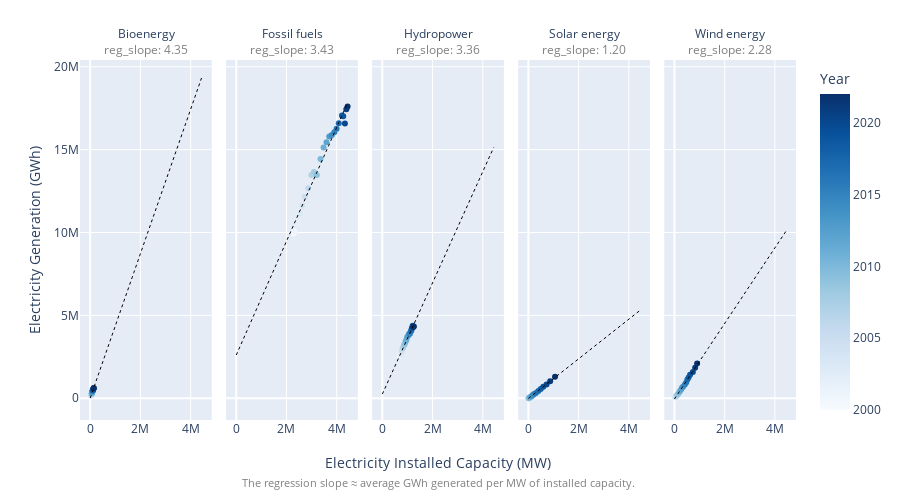

Notebook source saved alongside this figure:
### Markdown cell above
Fossil fuels have consistently dominated global electricity generation, contributing the largest share throughout the period for both installation & generation. We see rapid growth in the share of solar and wind energy technologies after 2010 reflecting aggressive global investment in those renewable technologies compared to Hydropower & bioenergy. 

However,the growth in renewable capacity is faster than the growth in renewable generation.

### Code cell
# Scatter Plot: Installed Capacity vs. Generation with Year-based Gradient
fig = px.scatter(world_energy, 
                 x='Electricity Installed Capacity', 
                 y='Electricity Generation', 
                 color='Year', 
                 color_continuous_scale='Blues',
                 facet_col='Technology', 
                 hover_data=['Year'],
                 width=900,
                 height=500)

# compute regression slopes for each tech
regression = {}   # {tech: (slope, intercept)}
for tech in world_energy['Technology'].unique():
    df_tech = world_energy[world_energy['Technology'] == tech]
    x = df_tech['Electricity Installed Capacity']
    y = df_tech['Electricity Generation']
    slope, intercept = np.polyfit(x, y, 1)
    regression[tech] = (slope, intercept)

# calculate global min & max for plotting line across this span
global_min = world_energy['Electricity Installed Capacity'].min()
global_max = world_energy['Electricity Installed Capacity'].max()


# add regression lines
for tech in world_energy['Technology'].unique():
    slope, intercept = regression[tech]
    df_tech = world_energy[world_energy['Technology'] == tech]

    # x_range = np.linspace(df_tech['Electricity Installed Capacity'].min(),
    #                       df_tech['Electricity Installed Capacity'].max(), 100)
    x_range = np.linspace(global_min, global_max, 200)
    y_pred = slope * x_range + intercept

    fig.add_trace(
        go.Scatter(
            x=x_range,
            y=y_pred,
            mode='lines',
            line=dict(color='black', dash='dot', width=1),
            showlegend=False
        ),
        row=1,
        col=world_energy['Technology'].unique().tolist().index(tech) + 1
    )

for ann in fig.layout.annotations:
    if "Technology=" in ann.text:
        tech = ann.text.split("=")[1].strip() # shorten each tech title to fit on plot
        slope, _ = regression[tech]

        ann.text = (
            f"{tech}"
            f"<br><span style='font-size:12px; color:gray'>reg_slope: {slope:.2f}</span>"
        )


# remove auto axis titles
fig.update_xaxes(title_text=None)
fig.update_yaxes(title_text=None)

# add super labels
fig.add_annotation(
    text="Electricity Installed Capacity (MW)",
    xref="paper", yref="paper",
    x=0.5, y=-0.15,
    showarrow=False,
    font=dict(size=14)
)
fig.add_annotation(
    text="Electricity Generation (GWh)",
    xref="paper", yref="paper",
    x=-0.08, y=0.5,   # adjust x for left margin
    showarrow=False,
    textangle=-90,    # rotate text vertically
    font=dict(size=14)
)

fig.add_annotation(
    text="The regression slope ≈ average GWh generated per MW of installed capacity.",
    xref="paper", yref="paper",
    x=0.5, y=-0.2,        # lower than the x‑axis label
    showarrow=False,
    font=dict(size=11, color="gray"),
    align="center"
)

# fig.update_layout(margin=dict(l=80, r=20, t=50, b=80))
fig.show()

### Figure 1 — Plotly figure (JSON) as saved in the notebook; plotly's stock layout.template omitted (floating-point values rounded to 4 significant figures; data arrays with more than 128 entries replaced by an {"elided": "..."} marker saying what was removed)
{"data": [{"customdata": [[2000], [2001], [2002], [2003], [2004], [2005], [2006], [2007], [2008], [2009], [2010], [2011], [2012], [2013], [2014], [2015], [2016], [2017], [2018], [2019], [2020], [2021], [2022]], "hovertemplate": "Technology=Bioenergy<br>Electricity Installed Capacity=%{x}<br>Electricity Generation=%{y}<br>Year=%{marker.color}<extra></extra>", "legendgroup": "", "marker": {"color": [2000, 2001, 2002, 2003, 2004, 2005, 2006, 2007, 2008, 2009, 2010, 2011, 2012, 2013, 2014, 2015, 2016, 2017, 2018, 2019, 2020, 2021, 2022], "coloraxis": "coloraxis", "symbol": "circle"}, "mode": "markers", "name": "", "orientation": "v", "showlegend": false, "type": "scatter", "x": [29860.0, 33660.0, 35560.0, 38360.0, 40730.0, 45490.0, 49750.0, 52850.0, 56360.0, 64050.0, 68310.0, 74550.0, 78540.0, 85350.0, 90000.0, 95600.0, 104000.0, 109900.0, 117000.0, 122900.0, 130900.0, 137300.0, 143200.0], "xaxis": "x", "y": [146300.0, 146300.0, 160000.0, 172200.0, 187800.0, 209000.0, 221700.0, 244800.0, 263000.0, 281200.0, 316700.0, 334600.0, 370000.0, 396600.0, 428100.0, 455100.0, 469800.0, 492000.0, 515800.0, 545200.0, 568600.0, 609500.0, 618900.0], "yaxis": "y"}, {"customdata": [[2000], [2001], [2002], [2003], [2004], [2005], [2006], [2007], [2008], [2009], [2010], [2011], [2012], [2013], [2014], [2015], [2016], [2017], [2018], [2019], [2020], [2021], [2022]], "hovertemplate": "Technology=Fossil fuels<br>Electricity Installed Capacity=%{x}<br>Electricity Generation=%{y}<br>Year=%{marker.color}<extra></extra>", "legendgroup": "", "marker": {"color": [2000, 2001, 2002, 2003, 2004, 2005, 2006, 2007, 2008, 2009, 2010, 2011, 2012, 2013, 2014, 2015, 2016, 2017, 2018, 2019, 2020, 2021, 2022], "coloraxis": "coloraxis", "symbol": "circle"}, "mode": "markers", "name": "", "orientation": "v", "showlegend": false, "type": "scatter", "x": [2290000.0, 2313000.0, 2434000.0, 2555000.0, 2635000.0, 2733000.0, 2867000.0, 2992000.0, 3094000.0, 3209000.0, 3354000.0, 3477000.0, 3594000.0, 3704000.0, 3806000.0, 3906000.0, 3995000.0, 4084000.0, 4208000.0, 4260000.0, 4327000.0, 4384000.0, 4434000.0], "xaxis": "x2", "y": [9957000.0, 10070000.0, 10550000.0, 11130000.0, 11610000.0, 12150000.0, 12670000.0, 13470000.0, 13650000.0, 13460000.0, 14440000.0, 15120000.0, 15450000.0, 15800000.0, 15880000.0, 16040000.0, 16260000.0, 16590000.0, 17060000.0, 17010000.0, 16570000.0, 17440000.0, 17600000.0], "yaxis": "y2"}, {"customdata": [[2000], [2001], [2002], [2003], [2004], [2005], [2006], [2007], [2008], [2009], [2010], [2011], [2012], [2013], [2014], [2015], [2016], [2017], [2018], [2019], [2020], [2021], [2022]], "hovertemplate": "Technology=Hydropower<br>Electricity Installed Capacity=%{x}<br>Electricity Generation=%{y}<br>Year=%{marker.color}<extra></extra>", "legendgroup": "", "marker": {"color": [2000, 2001, 2002, 2003, 2004, 2005, 2006, 2007, 2008, 2009, 2010, 2011, 2012, 2013, 2014, 2015, 2016, 2017, 2018, 2019, 2020, 2021, 2022], "coloraxis": "coloraxis", "symbol": "circle"}, "mode": "markers", "name": "", "orientation": "v", "showlegend": false, "type": "scatter", "x": [702500.0, 715500.0, 726800.0, 745500.0, 765700.0, 787600.0, 808400.0, 833700.0, 862800.0, 892800.0, 926400.0, 954400.0, 987700.0, 1035000.0, 1067000.0, 1099000.0, 1136000.0, 1155000.0, 1174000.0, 1190000.0, 1210000.0, 1232000.0, 1257000.0], "xaxis": "x3", "y": [2615000.0, 2552000.0, 2620000.0, 2621000.0, 2797000.0, 2913000.0, 3025000.0, 3062000.0, 3209000.0, 3261000.0, 3428000.0, 3494000.0, 3680000.0, 3790000.0, 3893000.0, 3895000.0, 4037000.0, 4088000.0, 4208000.0, 4253000.0, 4369000.0, 4297000.0, 4330000.0], "yaxis": "y3"}, {"customdata": [[2000], [2001], [2002], [2003], [2004], [2005], [2006], [2007], [2008], [2009], [2010], [2011], [2012], [2013], [2014], [2015], [2016], [2017], [2018], [2019], [2020], [2021], [2022]], "hovertemplate": "Technology=Solar energy<br>Electricity Installed Capacity=%{x}<br>Electricity Generation=%{y}<br>Year=%{marker.color}<extra></extra>", "legendgroup": "", "marker": {"color": [2000, 2001, 2002, 2003, 2004, 2005, 2006, 2007, 2008, 2009, 2010, 2011, 2012, 2013, 2014, 2015, 2016, 2017, 2018, 2019, 2020, 2021, 2022], "coloraxis": "coloraxis", "symbol": "circle"}, "mode": "markers", "name": "", "orientation": "v", "showlegend": false, "type": "scatter", "x": [1105.0, 1276.0, 1556.0, 2342.0, 3426.0, 4936.0, 6487.0, 8959.0, 15230.0, 23560.0, 41400.0, 72550.0, 102500.0, 139500.0, 179100.0, 227200.0, 299200.0, 394300.0, 490300.0, 592700.0, 723600.0, 866800.0, 1061000.0], "xaxis": "x4", "y": [1312.0, 1678.0, 1950.0, 2370.0, 3064.0, 4381.0, 5995.0, 8079.0, 12750.0, 20950.0, 33760.0, 65610.0, 101700.0, 137400.0, 192600.0, 252300.0, 324800.0, 437500.0, 560000.0, 689900.0, 835700.0, 1031000.0, 1294000.0], "yaxis": "y4"}, {"customdata": [[2000], [2001], [2002], [2003], [2004], [2005], [2006], [2007], [2008], [2009], [2010], [2011], [2012], [2013], [2014], [2015], [2016], [2017], [2018], [2019], [2020], [2021], [2022]], "hovertemplate": "Technology=Wind energy<br>Electricity Installed Capacity=%{x}<br>Electricity Generation=%{y}<br>Year=%{marker.color}<extra></extra>", "legendgroup": "", "marker": {"color": [2000, 2001, 2002, 2003, 2004, 2005, 2006, 2007, 2008, 2009, 2010, 2011, 2012, 2013, 2014, 2015, 2016, 2017, 2018, 2019, 2020, 2021, 2022], "coloraxis": "coloraxis", "symbol": "circle"}, "mode": "markers", "name": "", "orientation": "v", "showlegend": false, "type": "scatter", "x": [16960.0, 23950.0, 30720.0, 38660.0, 47660.0, 58460.0, 73140.0, 91520.0, 115500.0, 150100.0, 181100.0, 220300.0, 267300.0, 300000.0, 349700.0, 416600.0, 467500.0, 515200.0, 563600.0, 622900.0, 733800.0, 824400.0, 903200.0], "xaxis": "x5", "y": [30940.0, 37740.0, 52420.0, 63390.0, 84100.0, 103200.0, 129500.0, 168900.0, 216900.0, 272000.0, 342800.0, 433800.0, 526100.0, 636500.0, 712100.0, 827900.0, 952900.0, 1132000.0, 1259000.0, 1413000.0, 1588000.0, 1840000.0, 2098000.0], "yaxis": "y5"}, {"line": {"color": "black", "dash": "dot", "width": 1}, "mode": "lines", "showlegend": false, "type": "scatter", "x": {"elided": "200 float values"}, "xaxis": "x", "y": {"elided": "200 float values"}, "yaxis": "y"}, {"line": {"color": "black", "dash": "dot", "width": 1}, "mode": "lines", "showlegend": false, "type": "scatter", "x": {"elided": "200 float values"}, "xaxis": "x2", "y": {"elided": "200 float values"}, "yaxis": "y2"}, {"line": {"color": "black", "dash": "dot", "width": 1}, "mode": "lines", "showlegend": false, "type": "scatter", "x": {"elided": "200 float values"}, "xaxis": "x3", "y": {"elided": "200 float values"}, "yaxis": "y3"}, {"line": {"color": "black", "dash": "dot", "width": 1}, "mode": "lines", "showlegend": false, "type": "scatter", "x": {"elided": "200 float values"}, "xaxis": "x4", "y": {"elided": "200 float values"}, "yaxis": "y4"}, {"line": {"color": "black", "dash": "dot", "width": 1}, "mode": "lines", "showlegend": false, "type": "scatter", "x": {"elided": "200 float values"}, "xaxis": "x5", "y": {"elided": "200 float values"}, "yaxis": "y5"}], "layout": {"annotations": [{"showarrow": false, "text": "Bioenergy<br><span style='font-size:12px; color:gray'>reg_slope: 4.35</span>", "x": 0.092, "xanchor": "center", "xref": "paper", "y": 1, "yanchor": "bottom", "yref": "paper"}, {"showarrow": false, "text": "Fossil fuels<br><span style='font-size:12px; color:gray'>reg_slope: 3.43</span>", "x": 0.296, "xanchor": "center", "xref": "paper", "y": 1, "yanchor": "bottom", "yref": "paper"}, {"showarrow": false, "text": "Hydropower<br><span style='font-size:12px; color:gray'>reg_slope: 3.36</span>", "x": 0.5, "xanchor": "center", "xref": "paper", "y": 1, "yanchor": "bottom", "yref": "paper"}, {"showarrow": false, "text": "Solar energy<br><span style='font-size:12px; color:gray'>reg_slope: 1.20</span>", "x": 0.704, "xanchor": "center", "xref": "paper", "y": 1, "yanchor": "bottom", "yref": "paper"}, {"showarrow": false, "text": "Wind energy<br><span style='font-size:12px; color:gray'>reg_slope: 2.28</span>", "x": 0.908, "xanchor": "center", "xref": "paper", "y": 1, "yanchor": "bottom", "yref": "paper"}, {"font": {"size": 14}, "showarrow": false, "text": "Electricity Installed Capacity (MW)", "x": 0.5, "xref": "paper", "y": -0.15, "yref": "paper"}, {"font": {"size": 14}, "showarrow": false, "text": "Electricity Generation (GWh)", "textangle": -90, "x": -0.08, "xref": "paper", "y": 0.5, "yref": "paper"}, {"align": "center", "font": {"color": "gray", "size": 11}, "showarrow": false, "text": "The regression slope ≈ average GWh generated per MW of installed capacity.", "x": 0.5, "xref": "paper", "y": -0.2, "yref": "paper"}], "coloraxis": {"colorbar": {"title": {"text": "Year"}}, "colorscale": [[0, "rgb(247,251,255)"], [0.125, "rgb(222,235,247)"], [0.25, "rgb(198,219,239)"], [0.375, "rgb(158,202,225)"], [0.5, "rgb(107,174,214)"], [0.625, "rgb(66,146,198)"], [0.75, "rgb(33,113,181)"], [0.875, "rgb(8,81,156)"], [1, "rgb(8,48,107)"]]}, "height": 500, "legend": {"tracegroupgap": 0}, "margin": {"t": 60}, "width": 900, "xaxis": {"anchor": "y", "domain": [0, 0.184], "title": {}}, "xaxis2": {"anchor": "y2", "domain": [0.204, 0.388], "matches": "x", "title": {}}, "xaxis3": {"anchor": "y3", "domain": [0.408, 0.592], "matches": "x", "title": {}}, "xaxis4": {"anchor": "y4", "domain": [0.612, 0.796], "matches": "x", "title": {}}, "xaxis5": {"anchor": "y5", "domain": [0.816, 1], "matches": "x", "title": {}}, "yaxis": {"anchor": "x", "domain": [0, 1], "title": {}}, "yaxis2": {"anchor": "x2", "domain": [0, 1], "matches": "y", "showticklabels": false}, "yaxis3": {"anchor": "x3", "domain": [0, 1], "matches": "y", "showticklabels": false}, "yaxis4": {"anchor": "x4", "domain": [0, 1], "matches": "y", "showticklabels": false}, "yaxis5": {"anchor": "x5", "domain": [0, 1], "matches": "y", "showticklabels": false}}}
